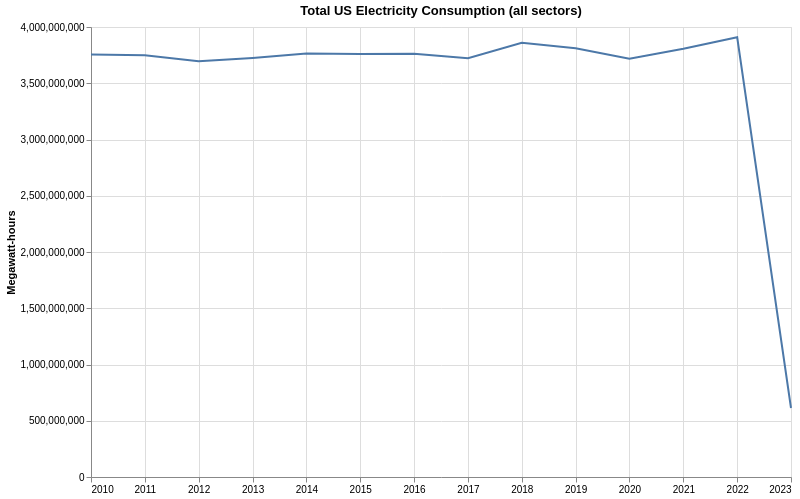

The Vega-Lite source for this figure:
### Vega-Lite specification from a JSON file in a GitHub repository (floating-point values rounded to 4 significant figures)
{"config": {"view": {"continuousWidth": 400, "continuousHeight": 300}}, "data": {"values": [{"Year": "2010-01-01T00:00:00", "Megawatt-hours": 3754841377}, {"Year": "2011-01-01T00:00:00", "Megawatt-hours": 3749846184}, {"Year": "2012-01-01T00:00:00", "Megawatt-hours": 3694649791}, {"Year": "2013-01-01T00:00:00", "Megawatt-hours": 3725000000.0}, {"Year": "2014-01-01T00:00:00", "Megawatt-hours": 3765000000.0}, {"Year": "2015-01-01T00:00:00", "Megawatt-hours": 3759000000.0}, {"Year": "2016-01-01T00:00:00", "Megawatt-hours": 3762000000.0}, {"Year": "2017-01-01T00:00:00", "Megawatt-hours": 3723000000.0}, {"Year": "2018-01-01T00:00:00", "Megawatt-hours": 3860000000.0}, {"Year": "2019-01-01T00:00:00", "Megawatt-hours": 3811000000.0}, {"Year": "2020-01-01T00:00:00", "Megawatt-hours": 3718000000.0}, {"Year": "2021-01-01T00:00:00", "Megawatt-hours": 3806000000.0}, {"Year": "2022-01-01T00:00:00", "Megawatt-hours": 3909000000.0}, {"Year": "2023-01-01T00:00:00", "Megawatt-hours": 613500000.0}]}, "mark": "line", "background": "white", "encoding": {"x": {"axis": {"title": ""}, "field": "Year", "type": "temporal"}, "y": {"field": "Megawatt-hours", "type": "quantitative"}}, "height": 450, "title": "Total US Electricity Consumption (all sectors)", "width": 700, "$schema": "https://vega.github.io/schema/vega-lite/v5.json", "datasets": {"data-02511300044ae6e18eb7302b5883863b": [{"Year": "2010-01-01T00:00:00", "Megawatt-hours": 3754841377}, {"Year": "2011-01-01T00:00:00", "Megawatt-hours": 3749846184}, {"Year": "2012-01-01T00:00:00", "Megawatt-hours": 3694649791}, {"Year": "2013-01-01T00:00:00", "Megawatt-hours": 3725000000.0}, {"Year": "2014-01-01T00:00:00", "Megawatt-hours": 3765000000.0}, {"Year": "2015-01-01T00:00:00", "Megawatt-hours": 3759000000.0}, {"Year": "2016-01-01T00:00:00", "Megawatt-hours": 3762000000.0}, {"Year": "2017-01-01T00:00:00", "Megawatt-hours": 3723000000.0}, {"Year": "2018-01-01T00:00:00", "Megawatt-hours": 3860000000.0}, {"Year": "2019-01-01T00:00:00", "Megawatt-hours": 3811000000.0}, {"Year": "2020-01-01T00:00:00", "Megawatt-hours": 3718000000.0}, {"Year": "2021-01-01T00:00:00", "Megawatt-hours": 3806000000.0}, {"Year": "2022-01-01T00:00:00", "Megawatt-hours": 3909000000.0}, {"Year": "2023-01-01T00:00:00", "Megawatt-hours": 613500000.0}]}}
